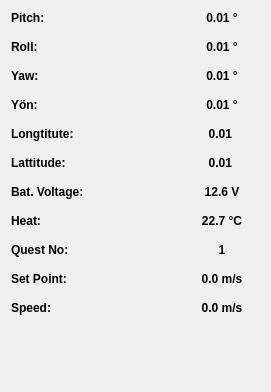
   <widget class="QWidget" name="formLayoutWidget">
    <property name="geometry">
     <rect>
      <x>1200</x>
      <y>170</y>
      <width>271</width>
      <height>392</height>
     </rect>
    </property>
    <layout class="QFormLayout" name="formLayout">
     <property name="horizontalSpacing">
      <number>100</number>
     </property>
     <property name="verticalSpacing">
      <number>15</number>
     </property>
     <item row="0" column="0">
      <widget class="QLabel" name="Pitch">
       <property name="font">
        <font>
         <bold>true</bold>
        </font>
       </property>
       <property name="text">
        <string>Pitch:</string>
       </property>
      </widget>
     </item>
     <item row="1" column="0">
      <widget class="QLabel" name="Roll">
       <property name="font">
        <font>
         <bold>true</bold>
        </font>
       </property>
       <property name="text">
        <string>Roll:</string>
       </property>
      </widget>
     </item>
     <item row="2" column="0">
      <widget class="QLabel" name="Yaw">
       <property name="font">
        <font>
         <bold>true</bold>
        </font>
       </property>
       <property name="text">
        <string>Yaw:</string>
       </property>
      </widget>
     </item>
     <item row="4" column="0">
      <widget class="QLabel" name="GPS_Label1">
       <property name="font">
        <font>
         <bold>true</bold>
        </font>
       </property>
       <property name="text">
        <string>Longtitute:</string>
       </property>
      </widget>
     </item>
     <item row="5" column="0">
      <widget class="QLabel" name="GPS_Label2">
       <property name="font">
        <font>
         <bold>true</bold>
        </font>
       </property>
       <property name="text">
        <string>Lattitude:</string>
       </property>
      </widget>
     </item>
     <item row="6" column="0">
      <widget class="QLabel" name="Voltage">
       <property name="font">
        <font>
         <bold>true</bold>
        </font>
       </property>
       <property name="text">
        <string>Bat. Voltage:</string>
       </property>
      </widget>
     </item>
     <item row="7" column="0">
      <widget class="QLabel" name="SicaklikLabel">
       <property name="font">
        <font>
         <bold>true</bold>
        </font>
       </property>
       <property name="text">
        <string>Heat:</string>
       </property>
      </widget>
     </item>
     <item row="8" column="0">
      <widget class="QLabel" name="Quest">
       <property name="font">
        <font>
         <bold>true</bold>
        </font>
       </property>
       <property name="text">
        <string>Quest No:</string>
       </property>
      </widget>
     </item>
     <item row="3" column="0">
      <widget class="QLabel" name="Yon">
       <property name="font">
        <font>
         <bold>true</bold>
        </font>
       </property>
       <property name="text">
        <string>Yön:</string>
       </property>
      </widget>
     </item>
     <item row="9" column="0">
      <widget class="QLabel" name="SetPointLabel">
       <property name="font">
        <font>
         <bold>true</bold>
        </font>
       </property>
       <property name="text">
        <string>Set Point:</string>
       </property>
      </widget>
     </item>
     <item row="10" column="0">
      <widget class="QLabel" name="Speed">
       <property name="font">
        <font>
         <bold>true</bold>
        </font>
       </property>
       <property name="text">
        <string>Speed:</string>
       </property>
      </widget>
     </item>
     <item row="0" column="1">
      <widget class="QLabel" name="Pitch_Data">
       <property name="font">
        <font>
         <bold>true</bold>
        </font>
       </property>
       <property name="text">
        <string>0.01 °</string>
       </property>
       <property name="alignment">
        <set>Qt::AlignmentFlag::AlignCenter</set>
       </property>
      </widget>
     </item>
     <item row="1" column="1">
      <widget class="QLabel" name="Roll_Data">
       <property name="font">
        <font>
         <bold>true</bold>
        </font>
       </property>
       <property name="text">
        <string>0.01 °</string>
       </property>
       <property name="alignment">
        <set>Qt::AlignmentFlag::AlignCenter</set>
       </property>
      </widget>
     </item>
     <item row="2" column="1">
      <widget class="QLabel" name="Yaw_Data">
       <property name="font">
        <font>
         <bold>true</bold>
        </font>
       </property>
       <property name="text">
        <string>0.01 °</string>
       </property>
       <property name="alignment">
        <set>Qt::AlignmentFlag::AlignCenter</set>
       </property>
      </widget>
     </item>
     <item row="3" column="1">
      <widget class="QLabel" name="Yon_Data">
       <property name="font">
        <font>
         <bold>true</bold>
        </font>
       </property>
       <property name="text">
        <string>0.01 °</string>
       </property>
       <property name="alignment">
        <set>Qt::AlignmentFlag::AlignCenter</set>
       </property>
      </widget>
     </item>
     <item row="4" column="1">
      <widget class="QLabel" name="Longtitute">
       <property name="font">
        <font>
         <bold>true</bold>
        </font>
       </property>
       <property name="text">
        <string>0.01 </string>
       </property>
       <property name="alignment">
        <set>Qt::AlignmentFlag::AlignCenter</set>
       </property>
      </widget>
     </item>
     <item row="5" column="1">
      <widget class="QLabel" name="Lattitute">
       <property name="font">
        <font>
         <bold>true</bold>
        </font>
       </property>
       <property name="text">
        <string>0.01 </string>
       </property>
       <property name="alignment">
        <set>Qt::AlignmentFlag::AlignCenter</set>
       </property>
      </widget>
     </item>
     <item row="6" column="1">
      <widget class="QLabel" name="Voltage_Data">
       <property name="font">
        <font>
         <bold>true</bold>
        </font>
       </property>
       <property name="text">
        <string>12.6 V</string>
       </property>
       <property name="alignment">
        <set>Qt::AlignmentFlag::AlignCenter</set>
       </property>
      </widget>
     </item>
     <item row="7" column="1">
      <widget class="QLabel" name="Sicaklik_Data">
       <property name="font">
        <font>
         <bold>true</bold>
        </font>
       </property>
       <property name="text">
        <string>22.7 °C</string>
       </property>
       <property name="alignment">
        <set>Qt::AlignmentFlag::AlignCenter</set>
       </property>
      </widget>
     </item>
     <item row="8" column="1">
      <widget class="QLabel" name="QuestNo">
       <property name="font">
        <font>
         <bold>true</bold>
        </font>
       </property>
       <property name="text">
        <string>1</string>
       </property>
       <property name="alignment">
        <set>Qt::AlignmentFlag::AlignCenter</set>
       </property>
      </widget>
     </item>
     <item row="9" column="1">
      <widget class="QLabel" name="SetPoint_Data">
       <property name="font">
        <font>
         <bold>true</bold>
        </font>
       </property>
       <property name="text">
        <string>0.0 m/s</string>
       </property>
       <property name="alignment">
        <set>Qt::AlignmentFlag::AlignCenter</set>
       </property>
      </widget>
     </item>
     <item row="10" column="1">
      <widget class="QLabel" name="Speed_Data">
       <property name="font">
        <font>
         <bold>true</bold>
        </font>
       </property>
       <property name="text">
        <string>0.0 m/s</string>
       </property>
       <property name="alignment">
        <set>Qt::AlignmentFlag::AlignCenter</set>
       </property>
      </widget>
     </item>
    </layout>
   </widget>
